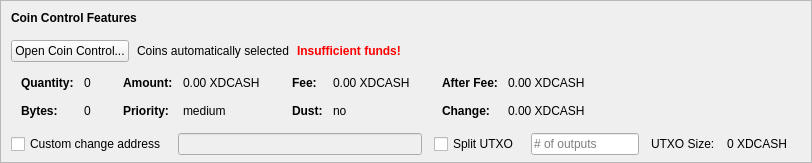
    <widget class="QFrame" name="frameCoinControl">
     <property name="sizePolicy">
      <sizepolicy hsizetype="Expanding" vsizetype="Expanding">
       <horstretch>0</horstretch>
       <verstretch>0</verstretch>
      </sizepolicy>
     </property>
     <property name="maximumSize">
      <size>
       <width>16777215</width>
       <height>16777215</height>
      </size>
     </property>
     <property name="frameShape">
      <enum>QFrame::StyledPanel</enum>
     </property>
     <property name="frameShadow">
      <enum>QFrame::Sunken</enum>
     </property>
     <layout class="QVBoxLayout" name="verticalLayoutCoinControl2">
      <property name="spacing">
       <number>0</number>
      </property>
      <property name="leftMargin">
       <number>0</number>
      </property>
      <property name="topMargin">
       <number>0</number>
      </property>
      <property name="rightMargin">
       <number>0</number>
      </property>
      <property name="bottomMargin">
       <number>6</number>
      </property>
      <item>
       <layout class="QVBoxLayout" name="verticalLayoutCoinControl" stretch="0,0,0,0,1">
        <property name="spacing">
         <number>0</number>
        </property>
        <property name="leftMargin">
         <number>10</number>
        </property>
        <property name="topMargin">
         <number>10</number>
        </property>
        <item>
         <layout class="QHBoxLayout" name="horizontalLayoutCoinControl1">
          <property name="bottomMargin">
           <number>15</number>
          </property>
          <item>
           <widget class="QLabel" name="labelCoinControlFeatures">
            <property name="sizePolicy">
             <sizepolicy hsizetype="Preferred" vsizetype="Maximum">
              <horstretch>0</horstretch>
              <verstretch>0</verstretch>
             </sizepolicy>
            </property>
            <property name="font">
             <font>
              <weight>75</weight>
              <bold>true</bold>
             </font>
            </property>
            <property name="styleSheet">
             <string notr="true">font-weight:bold;</string>
            </property>
            <property name="text">
             <string>Coin Control Features</string>
            </property>
           </widget>
          </item>
         </layout>
        </item>
        <item>
         <layout class="QHBoxLayout" name="horizontalLayoutCoinControl2" stretch="0,0,0,0">
          <property name="spacing">
           <number>8</number>
          </property>
          <property name="bottomMargin">
           <number>10</number>
          </property>
          <item>
           <widget class="QPushButton" name="pushButtonCoinControl">
            <property name="styleSheet">
             <string notr="true"/>
            </property>
            <property name="text">
             <string>Open Coin Control...</string>
            </property>
            <property name="autoDefault">
             <bool>false</bool>
            </property>
           </widget>
          </item>
          <item>
           <widget class="QLabel" name="labelCoinControlAutomaticallySelected">
            <property name="text">
             <string>Coins automatically selected</string>
            </property>
            <property name="margin">
             <number>5</number>
            </property>
           </widget>
          </item>
          <item>
           <widget class="QLabel" name="labelCoinControlInsuffFunds">
            <property name="font">
             <font>
              <weight>75</weight>
              <bold>true</bold>
             </font>
            </property>
            <property name="styleSheet">
             <string notr="true">color:red;font-weight:bold;</string>
            </property>
            <property name="text">
             <string>Insufficient funds!</string>
            </property>
            <property name="margin">
             <number>5</number>
            </property>
           </widget>
          </item>
          <item>
           <spacer name="horizontalSpacerCoinControl">
            <property name="orientation">
             <enum>Qt::Horizontal</enum>
            </property>
            <property name="sizeHint" stdset="0">
             <size>
              <width>40</width>
              <height>1</height>
             </size>
            </property>
           </spacer>
          </item>
         </layout>
        </item>
        <item>
         <widget class="QWidget" name="widgetCoinControl" native="true">
          <property name="sizePolicy">
           <sizepolicy hsizetype="Preferred" vsizetype="Preferred">
            <horstretch>0</horstretch>
            <verstretch>0</verstretch>
           </sizepolicy>
          </property>
          <property name="minimumSize">
           <size>
            <width>0</width>
            <height>0</height>
           </size>
          </property>
          <property name="styleSheet">
           <string notr="true"/>
          </property>
          <layout class="QHBoxLayout" name="horizontalLayoutCoinControl5">
           <property name="leftMargin">
            <number>0</number>
           </property>
           <property name="topMargin">
            <number>0</number>
           </property>
           <property name="rightMargin">
            <number>0</number>
           </property>
           <property name="bottomMargin">
            <number>0</number>
           </property>
           <item>
            <layout class="QHBoxLayout" name="horizontalLayoutCoinControl3" stretch="0,0,0,1">
             <property name="spacing">
              <number>20</number>
             </property>
             <property name="topMargin">
              <number>0</number>
             </property>
             <property name="bottomMargin">
              <number>10</number>
             </property>
             <item>
              <layout class="QFormLayout" name="formLayoutCoinControl1">
               <property name="horizontalSpacing">
                <number>10</number>
               </property>
               <property name="verticalSpacing">
                <number>14</number>
               </property>
               <property name="leftMargin">
                <number>10</number>
               </property>
               <property name="topMargin">
                <number>4</number>
               </property>
               <property name="rightMargin">
                <number>6</number>
               </property>
               <item row="0" column="0">
                <widget class="QLabel" name="labelCoinControlQuantityText">
                 <property name="font">
                  <font>
                   <weight>75</weight>
                   <bold>true</bold>
                  </font>
                 </property>
                 <property name="text">
                  <string>Quantity:</string>
                 </property>
                 <property name="margin">
                  <number>0</number>
                 </property>
                </widget>
               </item>
               <item row="0" column="1">
                <widget class="QLabel" name="labelCoinControlQuantity">
                 <property name="cursor">
                  <cursorShape>IBeamCursor</cursorShape>
                 </property>
                 <property name="contextMenuPolicy">
                  <enum>Qt::ActionsContextMenu</enum>
                 </property>
                 <property name="text">
                  <string notr="true">0</string>
                 </property>
                 <property name="margin">
                  <number>0</number>
                 </property>
                 <property name="textInteractionFlags">
                  <set>Qt::LinksAccessibleByMouse|Qt::TextSelectableByKeyboard|Qt::TextSelectableByMouse</set>
                 </property>
                </widget>
               </item>
               <item row="1" column="0">
                <widget class="QLabel" name="labelCoinControlBytesText">
                 <property name="font">
                  <font>
                   <weight>75</weight>
                   <bold>true</bold>
                  </font>
                 </property>
                 <property name="text">
                  <string>Bytes:</string>
                 </property>
                </widget>
               </item>
               <item row="1" column="1">
                <widget class="QLabel" name="labelCoinControlBytes">
                 <property name="cursor">
                  <cursorShape>IBeamCursor</cursorShape>
                 </property>
                 <property name="contextMenuPolicy">
                  <enum>Qt::ActionsContextMenu</enum>
                 </property>
                 <property name="text">
                  <string notr="true">0</string>
                 </property>
                 <property name="textInteractionFlags">
                  <set>Qt::LinksAccessibleByMouse|Qt::TextSelectableByKeyboard|Qt::TextSelectableByMouse</set>
                 </property>
                </widget>
               </item>
              </layout>
             </item>
             <item>
              <layout class="QFormLayout" name="formLayoutCoinControl2">
               <property name="horizontalSpacing">
                <number>10</number>
               </property>
               <property name="verticalSpacing">
                <number>14</number>
               </property>
               <property name="leftMargin">
                <number>6</number>
               </property>
               <property name="topMargin">
                <number>4</number>
               </property>
               <property name="rightMargin">
                <number>6</number>
               </property>
               <item row="0" column="0">
                <widget class="QLabel" name="labelCoinControlAmountText">
                 <property name="font">
                  <font>
                   <weight>75</weight>
                   <bold>true</bold>
                  </font>
                 </property>
                 <property name="text">
                  <string>Amount:</string>
                 </property>
                 <property name="margin">
                  <number>0</number>
                 </property>
                </widget>
               </item>
               <item row="0" column="1">
                <widget class="QLabel" name="labelCoinControlAmount">
                 <property name="cursor">
                  <cursorShape>IBeamCursor</cursorShape>
                 </property>
                 <property name="contextMenuPolicy">
                  <enum>Qt::ActionsContextMenu</enum>
                 </property>
                 <property name="text">
                  <string notr="true">0.00 XDCASH</string>
                 </property>
                 <property name="textInteractionFlags">
                  <set>Qt::LinksAccessibleByMouse|Qt::TextSelectableByKeyboard|Qt::TextSelectableByMouse</set>
                 </property>
                </widget>
               </item>
               <item row="1" column="0">
                <widget class="QLabel" name="labelCoinControlPriorityText">
                 <property name="font">
                  <font>
                   <weight>75</weight>
                   <bold>true</bold>
                  </font>
                 </property>
                 <property name="text">
                  <string>Priority:</string>
                 </property>
                </widget>
               </item>
               <item row="1" column="1">
                <widget class="QLabel" name="labelCoinControlPriority">
                 <property name="cursor">
                  <cursorShape>IBeamCursor</cursorShape>
                 </property>
                 <property name="contextMenuPolicy">
                  <enum>Qt::ActionsContextMenu</enum>
                 </property>
                 <property name="text">
                  <string>medium</string>
                 </property>
                 <property name="textInteractionFlags">
                  <set>Qt::LinksAccessibleByMouse|Qt::TextSelectableByKeyboard|Qt::TextSelectableByMouse</set>
                 </property>
                </widget>
               </item>
              </layout>
             </item>
             <item>
              <layout class="QFormLayout" name="formLayoutCoinControl3">
               <property name="horizontalSpacing">
                <number>10</number>
               </property>
               <property name="verticalSpacing">
                <number>14</number>
               </property>
               <property name="leftMargin">
                <number>6</number>
               </property>
               <property name="topMargin">
                <number>4</number>
               </property>
               <property name="rightMargin">
                <number>6</number>
               </property>
               <item row="0" column="0">
                <widget class="QLabel" name="labelCoinControlFeeText">
                 <property name="font">
                  <font>
                   <weight>75</weight>
                   <bold>true</bold>
                  </font>
                 </property>
                 <property name="text">
                  <string>Fee:</string>
                 </property>
                 <property name="margin">
                  <number>0</number>
                 </property>
                </widget>
               </item>
               <item row="0" column="1">
                <widget class="QLabel" name="labelCoinControlFee">
                 <property name="cursor">
                  <cursorShape>IBeamCursor</cursorShape>
                 </property>
                 <property name="contextMenuPolicy">
                  <enum>Qt::ActionsContextMenu</enum>
                 </property>
                 <property name="text">
                  <string notr="true">0.00 XDCASH</string>
                 </property>
                 <property name="textInteractionFlags">
                  <set>Qt::LinksAccessibleByMouse|Qt::TextSelectableByKeyboard|Qt::TextSelectableByMouse</set>
                 </property>
                </widget>
               </item>
               <item row="1" column="0">
                <widget class="QLabel" name="labelCoinControlLowOutputText">
                 <property name="font">
                  <font>
                   <weight>75</weight>
                   <bold>true</bold>
                  </font>
                 </property>
                 <property name="text">
                  <string>Dust:</string>
                 </property>
                </widget>
               </item>
               <item row="1" column="1">
                <widget class="QLabel" name="labelCoinControlLowOutput">
                 <property name="cursor">
                  <cursorShape>IBeamCursor</cursorShape>
                 </property>
                 <property name="contextMenuPolicy">
                  <enum>Qt::ActionsContextMenu</enum>
                 </property>
                 <property name="text">
                  <string>no</string>
                 </property>
                 <property name="textInteractionFlags">
                  <set>Qt::LinksAccessibleByMouse|Qt::TextSelectableByKeyboard|Qt::TextSelectableByMouse</set>
                 </property>
                </widget>
               </item>
              </layout>
             </item>
             <item>
              <layout class="QFormLayout" name="formLayoutCoinControl4">
               <property name="horizontalSpacing">
                <number>10</number>
               </property>
               <property name="verticalSpacing">
                <number>14</number>
               </property>
               <property name="leftMargin">
                <number>6</number>
               </property>
               <property name="topMargin">
                <number>4</number>
               </property>
               <property name="rightMargin">
                <number>6</number>
               </property>
               <item row="0" column="0">
                <widget class="QLabel" name="labelCoinControlAfterFeeText">
                 <property name="font">
                  <font>
                   <weight>75</weight>
                   <bold>true</bold>
                  </font>
                 </property>
                 <property name="text">
                  <string>After Fee:</string>
                 </property>
                 <property name="margin">
                  <number>0</number>
                 </property>
                </widget>
               </item>
               <item row="0" column="1">
                <widget class="QLabel" name="labelCoinControlAfterFee">
                 <property name="cursor">
                  <cursorShape>IBeamCursor</cursorShape>
                 </property>
                 <property name="contextMenuPolicy">
                  <enum>Qt::ActionsContextMenu</enum>
                 </property>
                 <property name="text">
                  <string notr="true">0.00 XDCASH</string>
                 </property>
                 <property name="textInteractionFlags">
                  <set>Qt::LinksAccessibleByMouse|Qt::TextSelectableByKeyboard|Qt::TextSelectableByMouse</set>
                 </property>
                </widget>
               </item>
               <item row="1" column="0">
                <widget class="QLabel" name="labelCoinControlChangeText">
                 <property name="font">
                  <font>
                   <weight>75</weight>
                   <bold>true</bold>
                  </font>
                 </property>
                 <property name="text">
                  <string>Change:</string>
                 </property>
                </widget>
               </item>
               <item row="1" column="1">
                <widget class="QLabel" name="labelCoinControlChange">
                 <property name="cursor">
                  <cursorShape>IBeamCursor</cursorShape>
                 </property>
                 <property name="contextMenuPolicy">
                  <enum>Qt::ActionsContextMenu</enum>
                 </property>
                 <property name="text">
                  <string notr="true">0.00 XDCASH</string>
                 </property>
                 <property name="textInteractionFlags">
                  <set>Qt::LinksAccessibleByMouse|Qt::TextSelectableByKeyboard|Qt::TextSelectableByMouse</set>
                 </property>
                </widget>
               </item>
              </layout>
             </item>
            </layout>
           </item>
          </layout>
         </widget>
        </item>
        <item>
         <layout class="QHBoxLayout" name="horizontalLayoutCoinControl4" stretch="0,0,0,0,0,0,0">
          <property name="spacing">
           <number>12</number>
          </property>
          <property name="sizeConstraint">
           <enum>QLayout::SetDefaultConstraint</enum>
          </property>
          <property name="topMargin">
           <number>5</number>
          </property>
          <property name="rightMargin">
           <number>5</number>
          </property>
          <item>
           <widget class="QCheckBox" name="checkBoxCoinControlChange">
            <property name="toolTip">
             <string>If this is activated, but the change address is empty or invalid, change will be sent to a newly generated address.</string>
            </property>
            <property name="text">
             <string>Custom change address</string>
            </property>
           </widget>
          </item>
          <item>
           <widget class="QValidatedLineEdit" name="lineEditCoinControlChange">
            <property name="enabled">
             <bool>false</bool>
            </property>
            <property name="sizePolicy">
             <sizepolicy hsizetype="Expanding" vsizetype="Fixed">
              <horstretch>0</horstretch>
              <verstretch>0</verstretch>
             </sizepolicy>
            </property>
           </widget>
          </item>
          <item>
           <widget class="QCheckBox" name="splitBlockCheckBox">
            <property name="text">
             <string>Split UTXO</string>
            </property>
           </widget>
          </item>
          <item>
           <widget class="QLineEdit" name="splitBlockLineEdit">
            <property name="sizePolicy">
             <sizepolicy hsizetype="Fixed" vsizetype="Fixed">
              <horstretch>50</horstretch>
              <verstretch>0</verstretch>
             </sizepolicy>
            </property>
            <property name="placeholderText">
             <string># of outputs</string>
            </property>
           </widget>
          </item>
          <item>
           <widget class="QLabel" name="labelBlockSizeText">
            <property name="text">
             <string>UTXO Size:</string>
            </property>
           </widget>
          </item>
          <item>
           <widget class="QLabel" name="labelBlockSize">
            <property name="text">
             <string>0 XDCASH</string>
            </property>
           </widget>
          </item>
          <item>
           <widget class="QLabel" name="labelCoinControlChangeLabel">
            <property name="sizePolicy">
             <sizepolicy hsizetype="Preferred" vsizetype="Expanding">
              <horstretch>0</horstretch>
              <verstretch>0</verstretch>
             </sizepolicy>
            </property>
            <property name="minimumSize">
             <size>
              <width>0</width>
              <height>0</height>
             </size>
            </property>
            <property name="text">
             <string/>
            </property>
            <property name="margin">
             <number>3</number>
            </property>
           </widget>
          </item>
         </layout>
        </item>
        <item>
         <spacer name="verticalSpacerCoinControl">
          <property name="orientation">
           <enum>Qt::Vertical</enum>
          </property>
          <property name="sizeHint" stdset="0">
           <size>
            <width>800</width>
            <height>1</height>
           </size>
          </property>
         </spacer>
        </item>
       </layout>
      </item>
     </layout>
    </widget>
